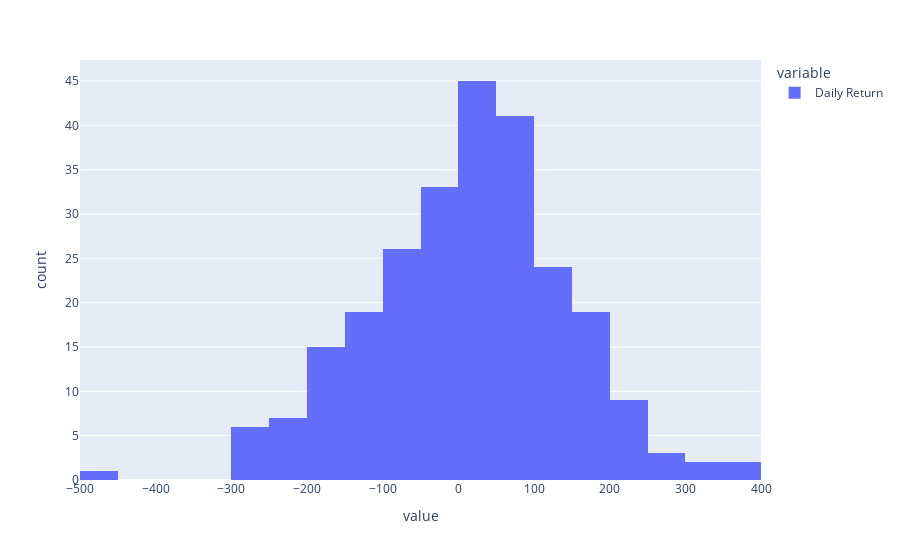

The notebook cell saved with this chart:
### Markdown cell above
### Visualisation

Create a histogram of the "Daily Return" column. Experiment with using different "bin" sizes from 5 to 20.

### Code cell
fig = px.histogram(df['Daily Return'], nbins=20)
fig.show()

# THose aren't the bin sizes, but the number of bins....

#This actually looks way more normally distribuited with more bins

#fig = px. distplot(df['Daily Return'])
#fig.show()

### Figure 1 — Plotly figure (JSON) as saved in the notebook; plotly's stock layout.template omitted (floating-point values rounded to 4 significant figures; data arrays with more than 128 entries replaced by an {"elided": "..."} marker saying what was removed)
{"data": [{"alignmentgroup": "True", "bingroup": "x", "hovertemplate": "variable=Daily Return<br>value=%{x}<br>count=%{y}<extra></extra>", "legendgroup": "Daily Return", "marker": {"color": "#636efa", "pattern": {"shape": ""}}, "name": "Daily Return", "nbinsx": 20, "offsetgroup": "Daily Return", "orientation": "v", "showlegend": true, "type": "histogram", "x": {"elided": "252 float values"}, "xaxis": "x", "yaxis": "y"}], "layout": {"autosize": true, "barmode": "relative", "legend": {"title": {"text": "variable"}, "tracegroupgap": 0}, "margin": {"t": 60}, "xaxis": {"anchor": "y", "autorange": true, "domain": [0, 1], "range": [-500, 400], "title": {"text": "value"}, "type": "linear"}, "yaxis": {"anchor": "x", "autorange": true, "domain": [0, 1], "range": [0, 47.37], "title": {"text": "count"}}}}
